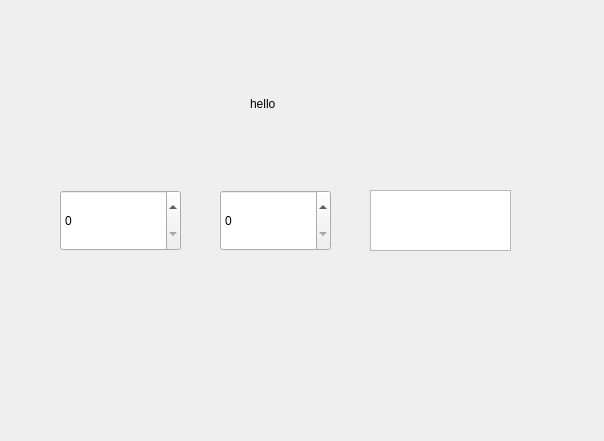
<?xml version="1.0" encoding="UTF-8"?>
<ui version="4.0">
 <class>Form</class>
 <widget class="QWidget" name="Form">
  <property name="geometry">
   <rect>
    <x>0</x>
    <y>0</y>
    <width>604</width>
    <height>441</height>
   </rect>
  </property>
  <property name="windowTitle">
   <string>Form</string>
  </property>
  <widget class="QLabel" name="label">
   <property name="geometry">
    <rect>
     <x>250</x>
     <y>90</y>
     <width>126</width>
     <height>27</height>
    </rect>
   </property>
   <property name="text">
    <string>hello</string>
   </property>
  </widget>
  <widget class="QTextBrowser" name="textBrowser">
   <property name="geometry">
    <rect>
     <x>370</x>
     <y>190</y>
     <width>141</width>
     <height>61</height>
    </rect>
   </property>
  </widget>
  <widget class="QSpinBox" name="spinBox">
   <property name="geometry">
    <rect>
     <x>60</x>
     <y>190</y>
     <width>121</width>
     <height>61</height>
    </rect>
   </property>
  </widget>
  <widget class="QSpinBox" name="spinBox_2">
   <property name="geometry">
    <rect>
     <x>220</x>
     <y>190</y>
     <width>111</width>
     <height>61</height>
    </rect>
   </property>
  </widget>
 </widget>
 <resources/>
 <connections/>
</ui>
